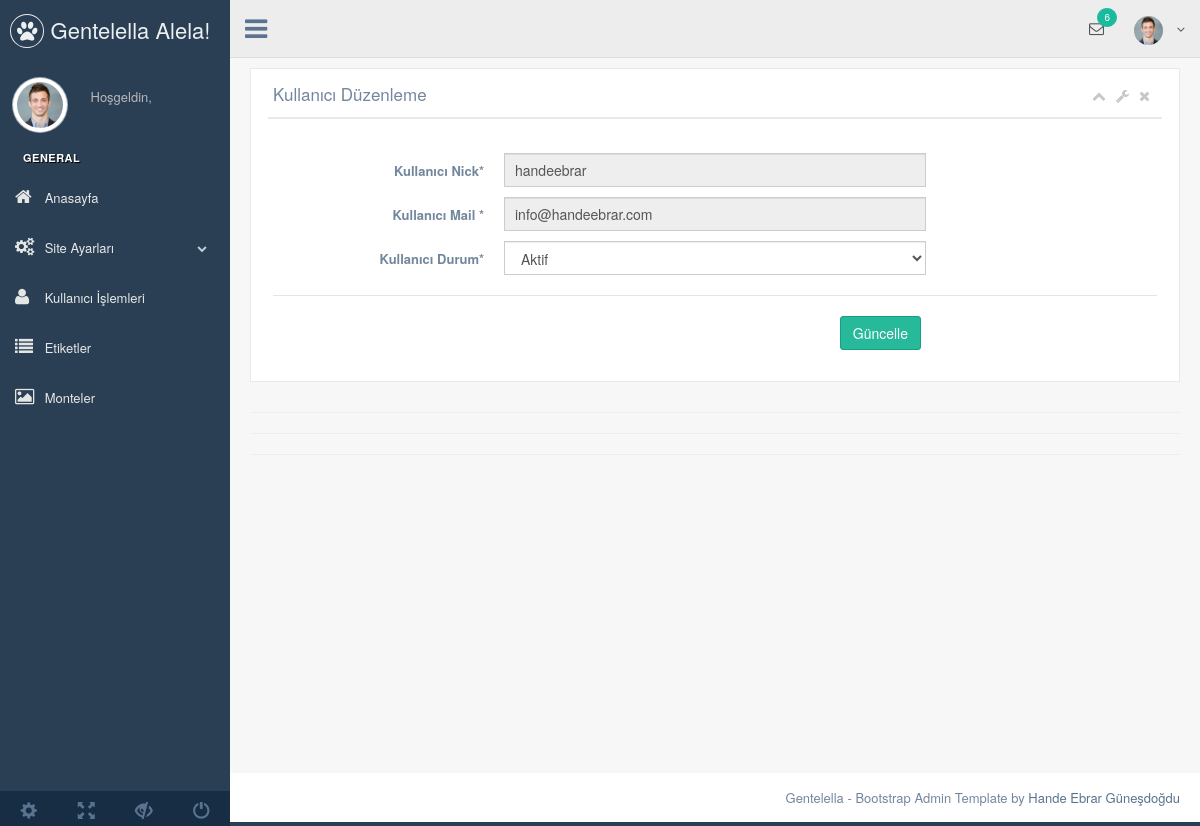
Screenshot of /bobiler/admin/production/kullanici-duzenle.php?kullanici_id=11 (signed in) with the database file from the repository.
### tables this page shows
CREATE TABLE `kullanici` (
  `kullanici_id` int(11) NOT NULL,
  `kullanici_ad` varchar(50) DEFAULT NULL,
  `kullanici_nick` varchar(60) NOT NULL,
  `kullanici_avatar` varchar(250) DEFAULT 'defaultavatar.png',
  `kullanici_mail` varchar(100) NOT NULL,
  `kullanici_website` varchar(100) DEFAULT NULL,
  `kullanici_ulke` varchar(50) DEFAULT NULL,
  `kullanici_dtarihi` date DEFAULT NULL,
  `kullanici_ceptel` varchar(50) DEFAULT NULL,
  `kullanici_cinsiyet` tinyint(1) DEFAULT NULL,
  `kullanici_hakkinda` varchar(400) DEFAULT NULL,
  `kullanici_sifre` varchar(50) NOT NULL,
  `kullanici_yetki` int(5) DEFAULT NULL,
  `kullanici_durum` varchar(50) DEFAULT NULL,
  `kullanici_behance` varchar(50) DEFAULT NULL,
  `kullanici_blogger` varchar(50) DEFAULT NULL,
  `kullanici_dribble` varchar(50) DEFAULT NULL,
  `kullanici_eksi` varchar(50) DEFAULT NULL,
  `kullanici_facebookfanpage` varchar(50) DEFAULT NULL,
  `kullanici_facebook` varchar(50) DEFAULT NULL,
  `kullanici_flickr` varchar(50) DEFAULT NULL,
  `kullanici_foursquare` varchar(50) DEFAULT NULL,
  `kullanici_googleplus` varchar(50) DEFAULT NULL,
  `kullanici_instagram` varchar(50) DEFAULT NULL,
  `kullanici_lastfm` varchar(50) DEFAULT NULL,
  `kullanici_linkedin` varchar(50) DEFAULT NULL,
  `kullanici_patreon` varchar(50) DEFAULT NULL,
  `kullanici_pinterest` varchar(50) DEFAULT NULL,
  `kullanici_soundcloud` varchar(50) DEFAULT NULL,
  `kullanici_tumblr` varchar(50) DEFAULT NULL,
  `kullanici_twitter` varchar(50) DEFAULT NULL,
  `kullanici_vimeo` varchar(50) DEFAULT NULL,
  `kullanici_vine` varchar(50) DEFAULT NULL,
  `kullanici_wordpress` varchar(50) DEFAULT NULL,
  `kullanici_youtube` varchar(50) DEFAULT NULL,
  `kullanici_youtubechannel` varchar(50) DEFAULT NULL
);

### bobiler/admin/production/kullanici-duzenle.php (the view, shortened to what this page needs)
<?php
include 'header.php';
$kullanicisor=$db->prepare("SELECT * FROM kullanici where kullanici_id=:id");
$kullanicisor->execute(array(
  'id' => @$_GET['kullanici_id']
  ));
$kullanicicek=$kullanicisor->fetch(PDO::FETCH_ASSOC);
?>
<div class="right_col" role="main">
  <div class="">
    <div class="row">
      <div class="col-md-12 col-sm-12 col-xs-12">
        <div class="x_panel">
          <div class="x_title">
            <h2>Kullanıcı Düzenleme </h2>
            <ul class="nav navbar-right panel_toolbox">
              <li><a class="collapse-link"><i class="fa fa-chevron-up"></i></a>
              </li>
              <li class="dropdown">
                <a href="#" class="dropdown-toggle" data-toggle="dropdown" role="button" aria-expanded="false"><i class="fa fa-wrench"></i></a>
              </li>
              <li><a class="close-link"><i class="fa fa-close"></i></a>
              </li>
            </ul>
            <div class="clearfix"></div>
          </div>
          <div class="x_content">
            <br />
            <form action="../netting/islem.php" method="POST" id="demo-form2" data-parsley-validate class="form-horizontal form-label-left">
              <div class="form-group">
                <label class="control-label col-md-3 col-sm-3 col-xs-12" for="first-name">Kullanıcı Nick<span class="required">*</span>
                </label>
                <div class="col-md-6 col-sm-6 col-xs-12">
                  <input type="text" id="first-name" name="kullanici_adsoyad" disabled="" value="<?php echo $kullanicicek['kullanici_nick'] ?>" required="required" class="form-control col-md-7 col-xs-12">
                </div>
              </div>
              <div class="form-group">
                <label class="control-label col-md-3 col-sm-3 col-xs-12" for="first-name">Kullanıcı Mail <span class="required">*</span>
                </label>
                <div class="col-md-6 col-sm-6 col-xs-12">
                  <input type="text" id="first-name" name="kullanici_mail"  disabled="" value="<?php echo $kullanicicek['kullanici_mail'] ?>" required="required" class="form-control col-md-7 col-xs-12">
                </div>
              </div>
              <div class="form-group">
                <label class="control-label col-md-3 col-sm-3 col-xs-12" for="first-name">Kullanıcı Durum<span class="required">*</span>
                </label>
                <div class="col-md-6 col-sm-6 col-xs-12">
                 <select id="heard" class="form-control" name="kullanici_durum" required>
                  <option value="1" <?php echo $kullanicicek['kullanici_durum'] == '1' ? 'selected=""' : ''; ?>>Aktif</option>
                 </select>
               </div>
             </div>
             <div class="ln_solid"></div>
             <div class="form-group">
              <div align="right" class="col-md-6 col-sm-6 col-xs-12 col-md-offset-3">
                <button type="submit" name="kullaniciduzenle" class="btn btn-success">Güncelle</button>
              </div>
            </div>
          </form>
        </div>
      </div>
    </div>
  </div>
  <hr>
  <hr>
  <hr>
</div>
</div>
<?php include 'footer.php'; ?>

### rows the page displays
kullanici: kullanici_adsoyad "handeebrar", kullanici_mail "info@handeebrar.com", kullanici_durum "Aktif"
